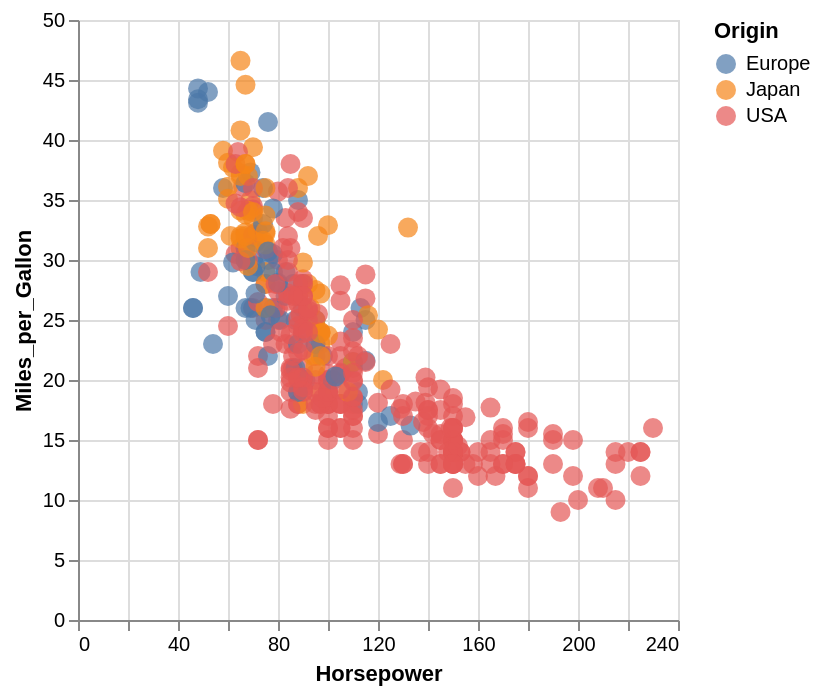

Source (notebook cell):
### Markdown cell above
#### Одиночная выборка

Функция `alt.selection_point()` позволяет пользователю щёлкать по отдельным объектам графика, выбирая их по одному.
Сделаем точки крупнее, чтобы по ним было проще попадать:

### Code cell
point = alt.selection_point()

alt.Chart(cars).mark_circle(size=100).encode(
    x='Horsepower:Q',
    y='Miles_per_Gallon:Q',
    color=alt.condition(point, 'Origin', alt.value('lightgray')),
    tooltip = 'Name'
).add_params(
    point
)

### Figure 1 — Vega-Lite specification as saved in the notebook (floating-point values rounded to 4 significant figures; data arrays with more than 128 entries replaced by an {"elided": "..."} marker saying what was removed)
{"config": {"view": {"continuousWidth": 300, "continuousHeight": 300}}, "data": {"name": "data-583e73726c1545c56c203344161a975c"}, "mark": {"type": "circle", "size": 100}, "encoding": {"color": {"condition": {"param": "param_e4a496766298965a", "field": "Origin"}, "value": "lightgray"}, "tooltip": {"field": "Name", "type": "nominal"}, "x": {"field": "Horsepower", "type": "quantitative"}, "y": {"field": "Miles_per_Gallon", "type": "quantitative"}}, "params": [{"name": "param_e4a496766298965a", "select": {"type": "point"}}], "$schema": "https://vega.github.io/schema/vega-lite/v6.4.1.json", "datasets": {"data-583e73726c1545c56c203344161a975c": {"elided": "406 records"}}}
